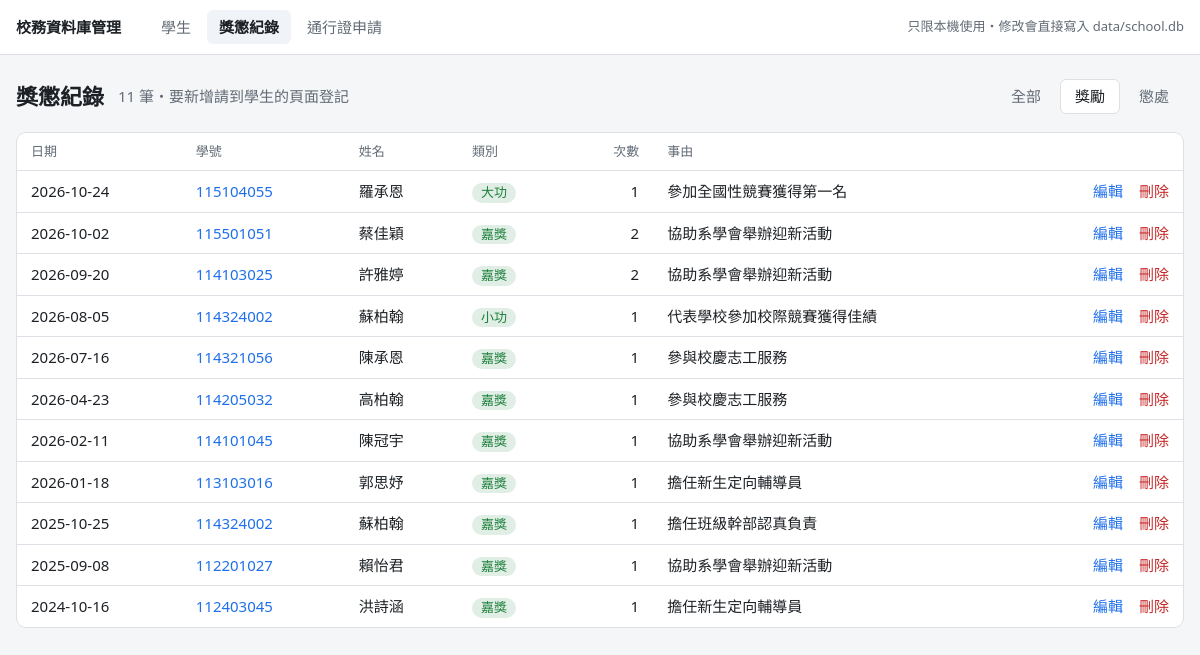
The app's page /records?category=獎勵 with its own data.
### tables this page shows
CREATE TABLE rewards_punishments (
    id          INTEGER PRIMARY KEY AUTOINCREMENT,
    student_id  TEXT NOT NULL REFERENCES students ON DELETE CASCADE,
    record_date TEXT NOT NULL,     -- YYYY-MM-DD
    kind        TEXT NOT NULL,     -- 嘉獎 / 小功 / 大功 / 警告 / 小過 / 大過
    times       INTEGER NOT NULL,  -- 次數，例如嘉獎兩次是 2
    reason      TEXT NOT NULL,     -- 事由
    created_at  TEXT NOT NULL
);

CREATE TABLE students (
    student_id        TEXT PRIMARY KEY,  -- 學號（大寫）
    name              TEXT NOT NULL,
    gender            TEXT NOT NULL,     -- 男 / 女
    birth_date        TEXT NOT NULL,     -- YYYY-MM-DD，年齡由 API 依今天的日期計算
    department        TEXT NOT NULL,     -- 系所，例如 資訊工程學系
    grade             INTEGER NOT NULL,  -- 年級
    nationality       TEXT NOT NULL,     -- 國籍，例如 中華民國
    identity          TEXT NOT NULL,     -- 身分別，可選值見 app/enums.py
    admission_channel TEXT NOT NULL,     -- 入學管道，可選值見 app/enums.py
    created_at        TEXT NOT NULL
);

### admin/web.py (the view)
@app.get("/records")
def records():
    selected = request.args.get("category", "")
    marks = ", ".join("?" * len(REWARD_KINDS))
    where = {"獎勵": f"WHERE r.kind IN ({marks})", "懲處": f"WHERE r.kind NOT IN ({marks})"}.get(selected)
    rows = db().execute(
        "SELECT r.*, s.name FROM rewards_punishments r JOIN students s USING (student_id)"
        f" {where or ''} ORDER BY r.record_date DESC, r.id DESC",
        REWARD_KINDS if where else (),
    ).fetchall()
    return render_template("records.html", records=rows, selected=selected if where else "")

### admin/web.py (called while the page is built)
def db() -> sqlite3.Connection:
    if "db" not in g:
        g.db = connect()
    return g.db

@app.before_request
def reject_cross_site() -> None:
    origin = request.headers.get("Origin")
    if request.method == "POST" and origin and urlsplit(origin).netloc != request.host:
        abort(403)

@app.template_filter("category")
def category(kind: str) -> str:
    return RewardKind(kind).category

@app.context_processor
def choices() -> dict:
    return {
        "genders": [member.value for member in Gender],
        "identities": [member.value for member in Identity],
        "admission_channels": [member.value for member in AdmissionChannel],
        "reward_kinds": [member.value for member in RewardKind],
        "image_kinds": IMAGE_KINDS,
        "vehicle_types": VEHICLE_TYPES,
        "today": date.today().isoformat(),
    }

### app/database.py (called while the page is built)
def connect() -> sqlite3.Connection:
    conn = sqlite3.connect(DB_PATH, check_same_thread=False)
    conn.row_factory = sqlite3.Row
    conn.execute("PRAGMA foreign_keys = ON")  # SQLite 預設不檢查外鍵，每個連線都要打開
    return conn

### app/enums.py (called while the page is built)
    @property
    def category(self) -> Literal["獎勵", "懲處"]:
        rewards = (RewardKind.commendation, RewardKind.minor_merit, RewardKind.major_merit)
        return "獎勵" if self in rewards else "懲處"

### admin/templates/records.html (shortened to what this page needs)
{% extends "base.html" %}
{% import "_macros.html" as m with context %}
{% block content %}
<div class="page-head">
  <h1>獎懲紀錄</h1>
  <span class="muted">{{ records|length }} 筆・要新增請到學生的頁面登記</span>
  <nav class="tabs">
    {% for value, label in [("", "全部"), ("獎勵", "獎勵"), ("懲處", "懲處")] %}
      <a href="{{ url_for('records', category=value or none) }}" class="{{ 'active' if selected == value }}">{{ label }}</a>
    {% endfor %}
  </nav>
</div>
<div class="card flush">{{ m.records_table(records, show_student=true) }}</div>
{% endblock %}

### admin/templates/_macros.html (shortened to what this page needs)
{% macro delete_button(action, question, label="刪除", next=none, button_class="link-btn danger") -%}
  <form class="inline" method="post" action="{{ action }}" onsubmit='return confirm({{ question|tojson }})'>
    <button class="{{ button_class }}">{{ label }}</button>
  </form>
{%- endmacro %}
{% macro records_table(records, show_student=false) -%}
<table>
  <thead>
    <tr>
      <th>日期</th>
      {% if show_student %}<th>學號</th><th>姓名</th>{% endif %}
      <th>類別</th><th class="num">次數</th><th>事由</th><th></th>
    </tr>
  </thead>
  <tbody>
  {% for r in records %}
    <tr>
      <td>{{ r.record_date }}</td>
      {% if show_student %}
        <td><a href="{{ url_for('student', student_id=r.student_id) }}">{{ r.student_id }}</a></td>
        <td>{{ r.name }}</td>
      {% endif %}
      <td><span class="tag {{ 'reward' if r.kind|category == '獎勵' else 'punish' }}">{{ r.kind }}</span></td>
      <td class="num">{{ r.times }}</td>
      <td class="wrap">{{ r.reason }}</td>
      <td class="actions">
        <a href="{{ url_for('record', record_id=r.id, next=request.full_path) }}">編輯</a>
        {{- delete_button(url_for('delete_record', record_id=r.id),
                          "確定要刪除 " ~ r.record_date ~ " 的" ~ r.kind ~ "？", next=request.full_path) }}
      </td>
    </tr>
  {% else %}
    <tr><td colspan="{{ 7 if show_student else 5 }}" class="empty">沒有獎懲紀錄</td></tr>
  {% endfor %}
  </tbody>
</table>
{%- endmacro %}

### admin/templates/base.html (style rules this page uses)
:root { color-scheme: light dark; --bg: #f5f6f8; --surface: #fff; --text: #1d2125; --muted: #626b75; --border: #dde1e6; --accent: #1f6feb; --danger: #c62828; --reward: #1b7f3b; --punish: #c62828; --flash-ok: #e7f4eb; --flash-error: #fdecec; --hover: #f0f3f7; }
* { box-sizing: border-box; }
body { margin: 0; background: var(--bg); color: var(--text); font-size: 15px; line-height: 1.5; font-family: system-ui, "Microsoft JhengHei", "PingFang TC", "Noto Sans TC", sans-serif; }
a { color: var(--accent); text-decoration: none; }
.page-head { display: flex; align-items: center; flex-wrap: wrap; gap: 8px 14px; margin-bottom: 18px; }
.page-head h1 { margin: 0; font-size: 22px; }
.muted { color: var(--muted); }
.card { background: var(--surface); border: 1px solid var(--border); border-radius: 10px; padding: 18px 20px; margin-bottom: 20px; }
.card.flush { padding: 0; overflow-x: auto; }
table { width: 100%; border-collapse: collapse; }
th, td { padding: 9px 14px; border-bottom: 1px solid var(--border); text-align: left; white-space: nowrap; }
th { color: var(--muted); font-weight: 500; font-size: 13px; }
tbody tr:last-child td { border-bottom: 0; }
td.wrap { white-space: normal; min-width: 220px; }
.num { text-align: right; font-variant-numeric: tabular-nums; }
td.actions { text-align: right; }
td.actions > * + *, td.links > * + * { margin-left: 12px; }
.tag { display: inline-block; padding: 0 9px; border-radius: 999px; font-size: 13px; background: var(--hover); }
.tag.reward { color: var(--reward); background: color-mix(in srgb, var(--reward) 13%, transparent); }
form.inline { display: inline; }
.link-btn { padding: 0; font: inherit; color: var(--accent); background: none; border: 0; cursor: pointer; }
.link-btn.danger { color: var(--danger); }
.tabs { display: flex; gap: 4px; }
.tabs a { color: var(--muted); padding: 5px 14px; border-radius: 6px; border: 1px solid transparent; }
.tabs a.active { color: var(--text); background: var(--surface); border-color: var(--border); }

### records on screen
rewards_punishments: record_date "2026-10-24", student_id "115104055", name "羅承恩", kind "大功", times "1", reason "參加全國性競賽獲得第一名", label "刪除"
rewards_punishments: record_date "2026-10-02", student_id "115501051", name "蔡佳穎", kind "嘉獎", times "2", reason "協助系學會舉辦迎新活動", label "刪除"
rewards_punishments: record_date "2026-09-20", student_id "114103025", name "許雅婷", kind "嘉獎", times "2", reason "協助系學會舉辦迎新活動", label "刪除"
rewards_punishments: record_date "2026-08-05", student_id "114324002", name "蘇柏翰", kind "小功", times "1", reason "代表學校參加校際競賽獲得佳績", label "刪除"
rewards_punishments: record_date "2026-07-16", student_id "114321056", name "陳承恩", kind "嘉獎", times "1", reason "參與校慶志工服務", label "刪除"
rewards_punishments: record_date "2026-04-23", student_id "114205032", name "高柏翰", kind "嘉獎", times "1", reason "參與校慶志工服務", label "刪除"
rewards_punishments: record_date "2026-02-11", student_id "114101045", name "陳冠宇", kind "嘉獎", times "1", reason "協助系學會舉辦迎新活動", label "刪除"
rewards_punishments: record_date "2026-01-18", student_id "113103016", name "郭思妤", kind "嘉獎", times "1", reason "擔任新生定向輔導員", label "刪除"
rewards_punishments: record_date "2025-10-25", student_id "114324002", name "蘇柏翰", kind "嘉獎", times "1", reason "擔任班級幹部認真負責", label "刪除"
rewards_punishments: record_date "2025-09-08", student_id "112201027", name "賴怡君", kind "嘉獎", times "1", reason "協助系學會舉辦迎新活動", label "刪除"
rewards_punishments: record_date "2024-10-16", student_id "112403045", name "洪詩涵", kind "嘉獎", times "1", reason "擔任新生定向輔導員", label "刪除"

### other values on screen
{{ records|length }} "11"
{{ label }} "全部" "獎勵" "懲處"
